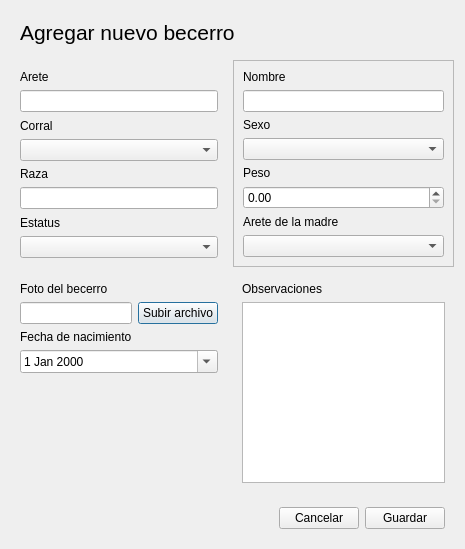
<?xml version="1.0" encoding="UTF-8"?>
<ui version="4.0">
 <class>Dialog</class>
 <widget class="QDialog" name="Dialog">
  <property name="geometry">
   <rect>
    <x>0</x>
    <y>0</y>
    <width>465</width>
    <height>549</height>
   </rect>
  </property>
  <property name="windowTitle">
   <string>Agregar becerro</string>
  </property>
  <layout class="QGridLayout" name="gridLayout_3">
   <item row="0" column="0" colspan="2">
    <widget class="QWidget" name="widget_4" native="true">
     <layout class="QHBoxLayout" name="horizontalLayout_2">
      <item>
       <widget class="QLabel" name="label">
        <property name="font">
         <font>
          <family>Segoe UI</family>
          <pointsize>16</pointsize>
         </font>
        </property>
        <property name="text">
         <string>Agregar nuevo becerro</string>
        </property>
       </widget>
      </item>
      <item>
       <spacer name="horizontalSpacer_2">
        <property name="orientation">
         <enum>Qt::Horizontal</enum>
        </property>
        <property name="sizeHint" stdset="0">
         <size>
          <width>207</width>
          <height>20</height>
         </size>
        </property>
       </spacer>
      </item>
     </layout>
    </widget>
   </item>
   <item row="1" column="0">
    <widget class="QWidget" name="widget_2" native="true">
     <layout class="QVBoxLayout" name="verticalLayout_2">
      <item>
       <widget class="QLabel" name="label_2">
        <property name="text">
         <string>Arete</string>
        </property>
       </widget>
      </item>
      <item>
       <widget class="QLineEdit" name="lineEdit"/>
      </item>
      <item>
       <widget class="QLabel" name="label_4">
        <property name="text">
         <string>Corral</string>
        </property>
       </widget>
      </item>
      <item>
       <widget class="QComboBox" name="comboBox"/>
      </item>
      <item>
       <widget class="QLabel" name="label_6">
        <property name="text">
         <string>Raza</string>
        </property>
       </widget>
      </item>
      <item>
       <widget class="QLineEdit" name="lineEdit_3"/>
      </item>
      <item>
       <widget class="QLabel" name="label_9">
        <property name="text">
         <string>Estatus</string>
        </property>
       </widget>
      </item>
      <item>
       <widget class="QComboBox" name="comboBox_3">
        <property name="editable">
         <bool>false</bool>
        </property>
        <property name="currentText">
         <string/>
        </property>
       </widget>
      </item>
     </layout>
    </widget>
   </item>
   <item row="1" column="1">
    <widget class="QFrame" name="frame">
     <property name="frameShape">
      <enum>QFrame::StyledPanel</enum>
     </property>
     <property name="frameShadow">
      <enum>QFrame::Raised</enum>
     </property>
     <layout class="QVBoxLayout" name="verticalLayout">
      <item>
       <widget class="QLabel" name="label_3">
        <property name="text">
         <string>Nombre</string>
        </property>
       </widget>
      </item>
      <item>
       <widget class="QLineEdit" name="lineEdit_2"/>
      </item>
      <item>
       <widget class="QLabel" name="label_5">
        <property name="text">
         <string>Sexo</string>
        </property>
       </widget>
      </item>
      <item>
       <widget class="QComboBox" name="comboBox_2">
        <property name="editable">
         <bool>false</bool>
        </property>
        <property name="currentText">
         <string/>
        </property>
       </widget>
      </item>
      <item>
       <widget class="QLabel" name="label_8">
        <property name="text">
         <string>Peso</string>
        </property>
       </widget>
      </item>
      <item>
       <widget class="QDoubleSpinBox" name="doubleSpinBox"/>
      </item>
      <item>
       <widget class="QLabel" name="label_10">
        <property name="text">
         <string>Arete de la madre</string>
        </property>
       </widget>
      </item>
      <item>
       <widget class="QComboBox" name="comboBox_5"/>
      </item>
     </layout>
    </widget>
   </item>
   <item row="2" column="0">
    <widget class="QWidget" name="widget_5" native="true">
     <layout class="QGridLayout" name="gridLayout_2">
      <item row="0" column="0" colspan="2">
       <widget class="QLabel" name="label_12">
        <property name="text">
         <string>Foto del becerro</string>
        </property>
       </widget>
      </item>
      <item row="1" column="0">
       <widget class="QLineEdit" name="lineEdit_4"/>
      </item>
      <item row="1" column="1">
       <widget class="QPushButton" name="indexbtn2">
        <property name="text">
         <string>Subir archivo</string>
        </property>
        <property name="icon">
         <iconset>
          <normaloff>:/icons/img/icons/cargar.png</normaloff>:/icons/img/icons/cargar.png</iconset>
        </property>
        <property name="iconSize">
         <size>
          <width>20</width>
          <height>20</height>
         </size>
        </property>
        <property name="checkable">
         <bool>true</bool>
        </property>
        <property name="autoExclusive">
         <bool>true</bool>
        </property>
       </widget>
      </item>
      <item row="2" column="0">
       <widget class="QLabel" name="label_7">
        <property name="text">
         <string>Fecha de nacimiento</string>
        </property>
       </widget>
      </item>
      <item row="3" column="0" colspan="2">
       <widget class="QDateEdit" name="dateEdit">
        <property name="calendarPopup">
         <bool>true</bool>
        </property>
       </widget>
      </item>
      <item row="4" column="0">
       <spacer name="verticalSpacer">
        <property name="orientation">
         <enum>Qt::Vertical</enum>
        </property>
        <property name="sizeHint" stdset="0">
         <size>
          <width>20</width>
          <height>111</height>
         </size>
        </property>
       </spacer>
      </item>
     </layout>
    </widget>
   </item>
   <item row="2" column="1">
    <widget class="QWidget" name="widget_3" native="true">
     <layout class="QGridLayout" name="gridLayout">
      <item row="0" column="1">
       <widget class="QLabel" name="label_11">
        <property name="text">
         <string>Observaciones</string>
        </property>
       </widget>
      </item>
      <item row="1" column="1">
       <widget class="QTextEdit" name="textEdit"/>
      </item>
     </layout>
    </widget>
   </item>
   <item row="3" column="0" colspan="2">
    <widget class="QWidget" name="widget" native="true">
     <layout class="QHBoxLayout" name="horizontalLayout">
      <item>
       <spacer name="horizontalSpacer">
        <property name="orientation">
         <enum>Qt::Horizontal</enum>
        </property>
        <property name="sizeHint" stdset="0">
         <size>
          <width>264</width>
          <height>20</height>
         </size>
        </property>
       </spacer>
      </item>
      <item>
       <widget class="QPushButton" name="pushButton">
        <property name="text">
         <string>Cancelar</string>
        </property>
       </widget>
      </item>
      <item>
       <widget class="QPushButton" name="pushButton_2">
        <property name="text">
         <string>Guardar</string>
        </property>
       </widget>
      </item>
     </layout>
    </widget>
   </item>
  </layout>
 </widget>
 <resources>
  <include location="resources.qrc"/>
 </resources>
 <connections/>
</ui>
